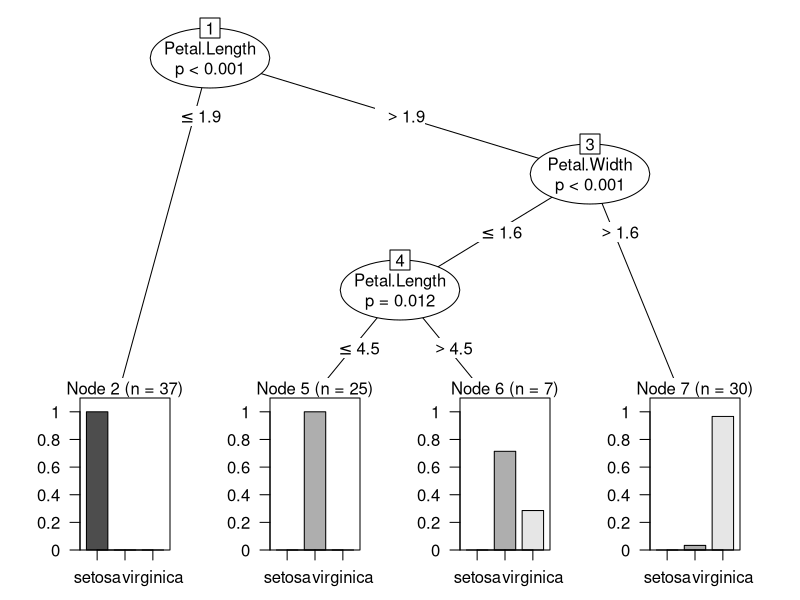
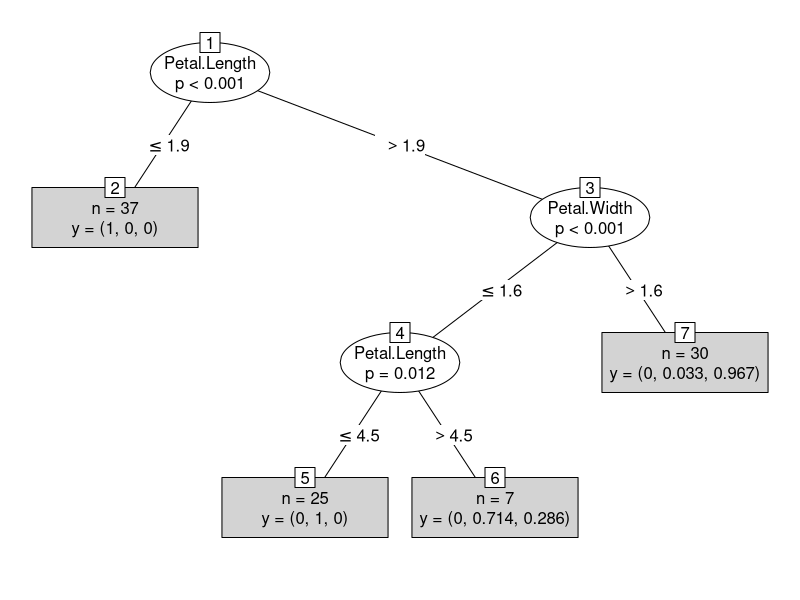
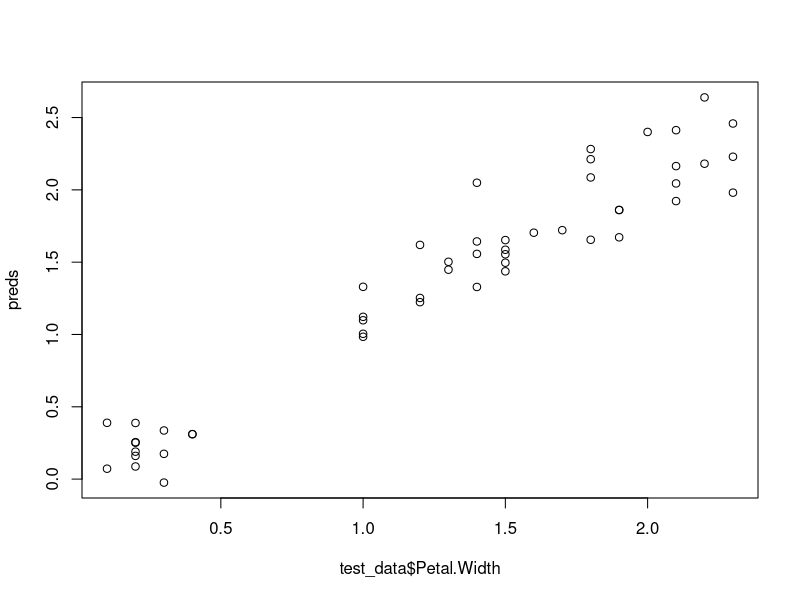
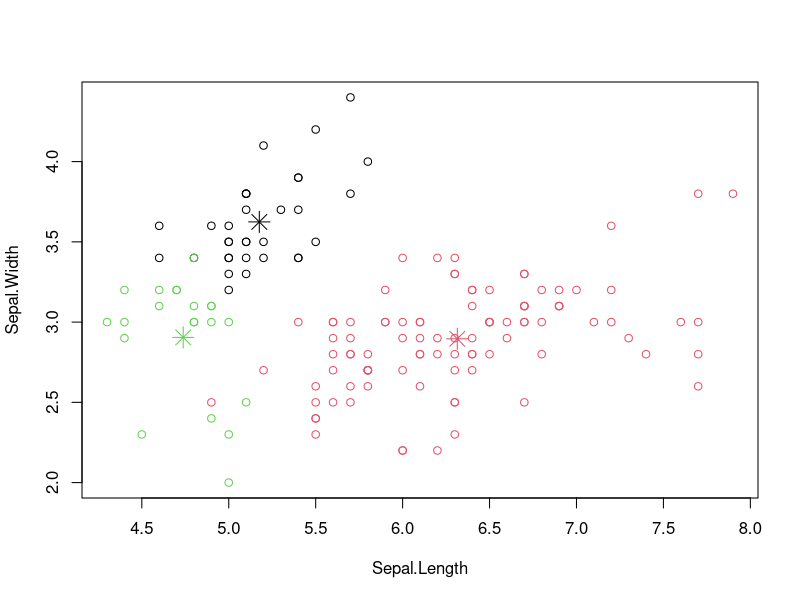
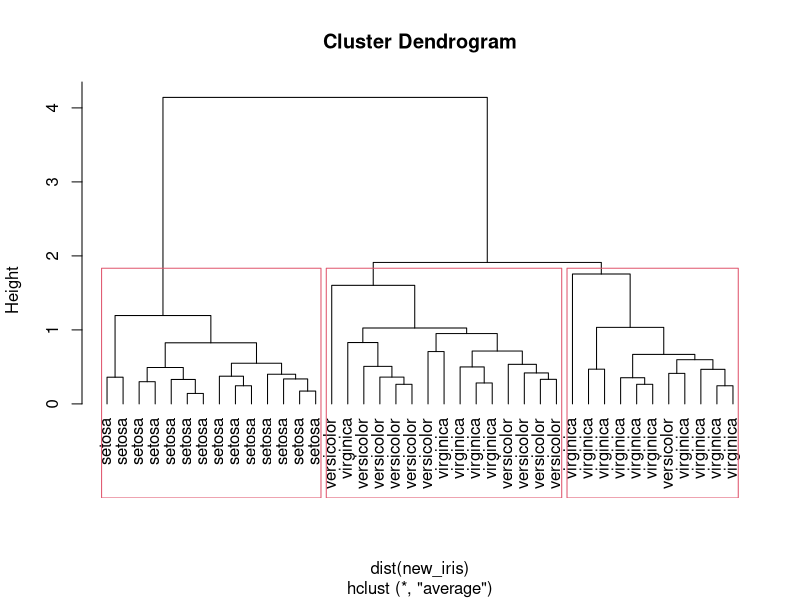

These charts were generated, in order, by the following R code:
### Predictive Analysis of Iris Dataset

# Load iris dataset 
data(iris)
head(iris)

# Randomly sample iris data to generate training and testing sets
ind <- sample(2, nrow(iris), replace = TRUE, prob = c(0.7, 0.3))
train_data <- iris[ind == 1,]
test_data <- iris[ind == 2,]

###########################################
# Species classification with decision tree

# Create the decision tree. The tree is attempting to predict Species based upon sepal length, width and petal length and width
install.packages("party", dependencies = TRUE)
library(party)

my_formula <- Species ~ Sepal.Length + Sepal.Width + Petal.Length + Petal.Width
iris_ctree <- ctree(my_formula, data = train_data)

# Print the tree
print(iris_ctree)

# Plot the tree
plot(iris_ctree)

# Plot a simplified view of the tree
plot(iris_ctree, type = "simple")

# Check the predictions with the training set (confusion matrix)
preds <- predict(iris_ctree)
table(preds, train_data$Species)

# Check the predictions with the test set
preds <- predict(iris_ctree, newdata = test_data)
cm <- table(preds, test_data$Species)
cm

# Compute accuracy of test predictions
sum(diag(cm)) / sum(cm)


#################################################
# Species classification with logistic regression

# Create new dataset, with rows labeled as type virginica or not
new_iris <- iris
new_iris$virginica <- new_iris$Species == "virginica"
new_iris$Species <- NULL

# Generate logistic regression model
my_formula <- virginica ~ .
iris_logit <- glm(my_formula, data = new_iris, family = binomial(logit))

# Print model coefficients
iris_logit

# Print more detailed summary
summary(iris_logit)


#################################################
# Petal.Width prediction with linear regression

# Remove Species column from previous training and testing datasets 
train_data$Species <- NULL
test_data$Species <- NULL

# Generate linear regression model
my_formula <- Petal.Width ~ .
iris_lm <- lm(my_formula, data = train_data)

# Print model coefficients
iris_lm

# Made prediction on test dataset
preds <- predict(iris_lm, newdata = test_data)

# Calculate correlation between test data and predictions
cor(test_data$Petal.Width, preds)

# Get coefficient of determination (R^2)
summary(iris_lm)$r.squared

# Plot actual Petal.Width vs predictions
plot(test_data$Petal.Width, preds)


#######################
# Clusting with k-means

# Remove Species column
new_iris <- iris
new_iris$Species <- NULL

# Cluster into 3 groups
kc <- kmeans(new_iris, 3)
kc

# Compare the Species label with the clustering result
table(iris$Species, kc$cluster)

# Plot the clusters and their centres
plot(new_iris[c("Sepal.Length", "Sepal.Width")], col = kc$cluster)
points(kc$centers[, c("Sepal.Length", "Sepal.Width")], col = 1:3, pch = 8, cex = 2)


#########################
# Hierarchical Clustering

# Downsample iris data
idx <- sample(1:dim(new_iris)[1], 40)
new_iris <- new_iris[idx,]

# Create hierarchical cluster
hc <- hclust(dist(new_iris), method = "ave")

# Plot cluster
plot(hc, hang = -1, labels = iris$Species[idx])

# Cut tree into 3 clusters
rect.hclust(hc, k = 3)
groups <- cutree(hc, k = 3)
